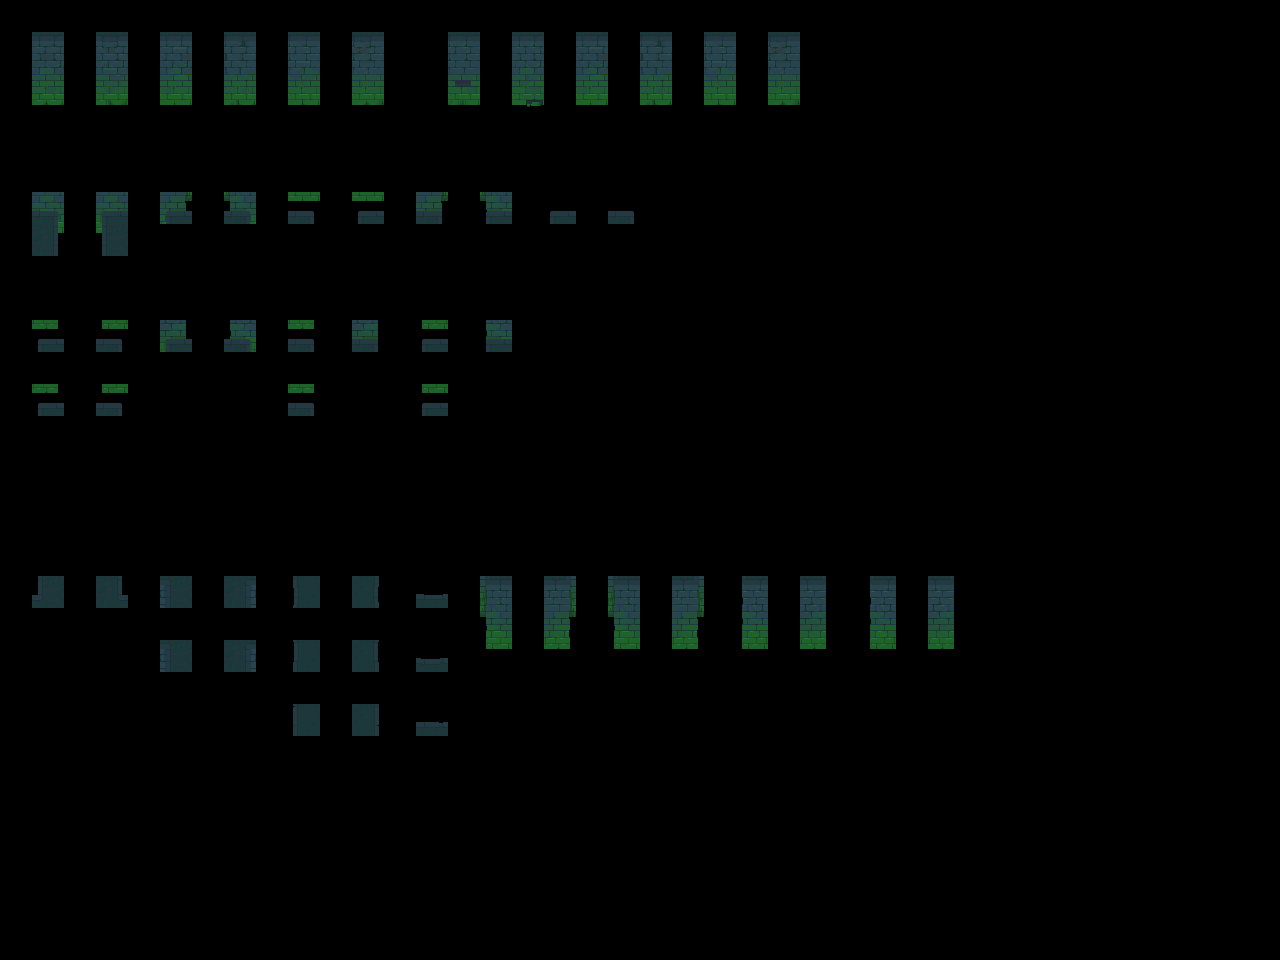

A level layout from a 2D game, rendered from its tile map. Below: a short description, then the map file with its tile-grid data intact:
An orthogonal 40x30 tile map with 32x32 px tiles, 2 tile layers (input_walls, output_walls) and 5 objects.

<map version="1.9" tiledversion="1.9.2" orientation="orthogonal" renderorder="right-down" width="40" height="30" tilewidth="32" tileheight="32" infinite="0" nextlayerid="4" nextobjectid="7">
 <properties>
  <property name="MatchInOrder" type="bool" value="true" />
 </properties>
 <tileset firstgid="1" source="../tilesets/Sewers-Tileset-wall-2-2-water.tsx" />
 <layer id="1" name="input_walls" width="40" height="30" opacity="0.83">
  <data encoding="csv">
0,0,0,0,0,0,0,0,0,0,0,0,0,0,0,0,0,0,0,0,0,0,0,0,0,0,0,0,0,0,0,0,0,0,0,0,0,0,0,0,
0,67,0,67,0,67,0,67,0,67,0,67,0,0,67,0,67,0,67,0,67,0,67,0,67,0,0,0,0,0,0,0,0,0,0,0,0,0,0,0,
0,83,0,83,0,83,0,83,0,83,0,83,0,0,83,0,83,0,83,0,83,0,83,0,83,0,0,0,0,0,0,0,0,0,0,0,0,0,0,0,
0,99,0,99,0,99,0,99,0,99,0,99,0,0,99,0,99,0,99,0,99,0,99,0,99,0,0,0,0,0,0,0,0,0,0,0,0,0,0,0,
0,0,0,0,0,0,0,0,0,0,0,0,0,0,0,0,0,0,0,0,0,0,0,0,0,0,0,0,0,0,0,0,0,0,0,0,0,0,0,0,
0,0,0,0,0,0,0,0,0,0,0,0,0,0,0,0,0,0,0,0,0,0,0,0,0,0,0,0,0,0,0,0,0,0,0,0,0,0,0,0,
0,6,0,8,0,12,0,44,0,38,0,40,0,58,0,74,0,17,0,21,0,0,0,0,0,0,0,0,0,0,0,0,0,0,0,0,0,0,0,0,
0,22,0,24,0,0,0,0,0,0,0,0,0,0,0,0,0,0,0,0,0,0,0,0,0,0,0,0,0,0,0,0,0,0,0,0,0,0,0,0,
0,0,0,0,0,0,0,0,0,0,0,0,0,0,0,0,0,0,0,0,0,0,0,0,0,0,0,0,0,0,0,0,0,0,0,0,0,0,0,0,
0,0,0,0,0,0,0,0,0,0,0,0,0,0,0,0,0,0,0,0,0,0,0,0,0,0,0,0,0,0,0,0,0,0,0,0,0,0,0,0,
0,76,0,108,0,109,0,125,0,102,0,118,0,104,0,120,0,0,0,0,0,0,0,0,0,0,0,0,0,0,0,0,0,0,0,0,0,0,0,0,
0,0,0,0,0,0,0,0,0,0,0,0,0,0,0,0,0,0,0,0,0,0,0,0,0,0,0,0,0,0,0,0,0,0,0,0,0,0,0,0,
0,30,0,29,0,0,0,0,0,13,0,0,0,15,0,0,0,0,0,0,0,0,0,0,0,0,0,0,0,0,0,0,0,0,0,0,0,0,0,0,
0,0,0,0,0,0,0,0,0,0,0,0,0,0,0,0,0,0,0,0,0,0,0,0,0,0,0,0,0,0,0,0,0,0,0,0,0,0,0,0,
0,0,0,0,0,0,0,0,0,0,0,0,0,0,0,0,0,0,0,0,0,0,0,0,0,0,0,0,0,0,0,0,0,0,0,0,0,0,0,0,
0,0,0,0,0,0,0,0,0,0,0,0,0,0,0,0,0,0,0,0,0,0,0,0,0,0,0,0,0,0,0,0,0,0,0,0,0,0,0,0,
0,0,0,0,0,0,0,0,0,0,0,0,0,0,0,0,0,0,0,0,0,0,0,0,0,0,0,0,0,0,0,0,0,0,0,0,0,0,0,0,
0,0,0,0,0,0,0,0,0,0,0,0,0,0,0,0,0,0,0,0,0,0,0,0,0,0,0,0,0,0,0,0,0,0,0,0,0,0,0,0,
0,18,0,20,0,50,0,52,0,33,0,37,0,3,0,66,0,68,0,66,0,68,0,49,0,53,0,49,0,53,0,0,0,0,0,0,0,0,0,0,
0,0,0,0,0,0,0,0,0,0,0,0,0,0,0,82,0,84,0,82,0,84,0,65,0,69,0,65,0,69,0,0,0,0,0,0,0,0,0,0,
0,0,0,0,0,50,0,52,0,33,0,37,0,3,0,98,0,100,0,98,0,100,0,81,0,85,0,81,0,85,0,0,0,0,0,0,0,0,0,0,
0,0,0,0,0,0,0,0,0,0,0,0,0,0,0,0,0,0,0,0,0,0,0,0,0,0,0,0,0,0,0,0,0,0,0,0,0,0,0,0,
0,0,0,0,0,0,0,0,0,33,0,37,0,3,0,0,0,0,0,0,0,0,0,0,0,0,0,0,0,0,0,0,0,0,0,0,0,0,0,0,
0,0,0,0,0,0,0,0,0,0,0,0,0,0,0,0,0,0,0,0,0,0,0,0,0,0,0,0,0,0,0,0,0,0,0,0,0,0,0,0,
0,0,0,0,0,0,0,0,0,0,0,0,0,0,0,0,0,0,0,0,0,0,0,0,0,0,0,0,0,0,0,0,0,0,0,0,0,0,0,0,
0,0,0,0,0,0,0,0,0,0,0,0,0,0,0,0,0,0,0,0,0,0,0,0,0,0,0,0,0,0,0,0,0,0,0,0,0,0,0,0,
0,0,0,0,0,0,0,0,0,0,0,0,0,0,0,0,0,0,0,0,0,0,0,0,0,0,0,0,0,0,0,0,0,0,0,0,0,0,0,0,
0,0,0,0,0,0,0,0,0,0,0,0,0,0,0,0,0,0,0,0,0,0,0,0,0,0,0,0,0,0,0,0,0,0,0,0,0,0,0,0,
0,0,0,0,0,0,0,0,0,0,0,0,0,0,0,0,0,0,0,0,0,0,0,0,0,0,0,0,0,0,0,0,0,0,0,0,0,0,0,0,
0,0,0,0,0,0,0,0,0,0,0,0,0,0,0,0,0,0,0,0,0,0,0,0,0,0,0,0,0,0,0,0,0,0,0,0,0,0,0,0
</data>
 </layer>
 <layer id="2" name="output_walls" width="40" height="30">
  <data encoding="csv">
0,0,0,0,0,0,0,0,0,0,0,0,0,0,0,0,0,0,0,0,0,0,0,0,0,0,0,0,0,0,0,0,0,0,0,0,0,0,0,0,
0,145,0,146,0,147,0,148,0,149,0,150,0,0,152,0,153,0,154,0,155,0,156,0,157,0,0,0,0,0,0,0,0,0,0,0,0,0,0,0,
0,161,0,162,0,163,0,164,0,165,0,166,0,0,168,0,169,0,170,0,171,0,172,0,173,0,0,0,0,0,0,0,0,0,0,0,0,0,0,0,
0,177,0,178,0,179,0,180,0,181,0,182,0,0,184,0,185,0,186,0,187,0,188,0,189,0,0,0,0,0,0,0,0,0,0,0,0,0,0,0,
0,0,0,0,0,0,0,0,0,0,0,0,0,0,0,0,0,0,0,0,0,0,0,0,0,0,0,0,0,0,0,0,0,0,0,0,0,0,0,0,
0,0,0,0,0,0,0,0,0,0,0,0,0,0,0,0,0,0,0,0,0,0,0,0,0,0,0,0,0,0,0,0,0,0,0,0,0,0,0,0,
0,7,0,9,0,28,0,60,0,39,0,41,0,59,0,75,0,2,0,4,0,0,0,0,0,0,0,0,0,0,0,0,0,0,0,0,0,0,0,0,
0,23,0,25,0,0,0,0,0,0,0,0,0,0,0,0,0,0,0,0,0,0,0,0,0,0,0,0,0,0,0,0,0,0,0,0,0,0,0,0,
0,0,0,0,0,0,0,0,0,0,0,0,0,0,0,0,0,0,0,0,0,0,0,0,0,0,0,0,0,0,0,0,0,0,0,0,0,0,0,0,
0,0,0,0,0,0,0,0,0,0,0,0,0,0,0,0,0,0,0,0,0,0,0,0,0,0,0,0,0,0,0,0,0,0,0,0,0,0,0,0,
0,92,0,124,0,110,0,126,0,103,0,119,0,105,0,121,0,0,0,0,0,0,0,0,0,0,0,0,0,0,0,0,0,0,0,0,0,0,0,0,
0,0,0,0,0,0,0,0,0,0,0,0,0,0,0,0,0,0,0,0,0,0,0,0,0,0,0,0,0,0,0,0,0,0,0,0,0,0,0,0,
0,46,0,45,0,0,0,0,0,14,0,0,0,16,0,0,0,0,0,0,0,0,0,0,0,0,0,0,0,0,0,0,0,0,0,0,0,0,0,0,
0,0,0,0,0,0,0,0,0,0,0,0,0,0,0,0,0,0,0,0,0,0,0,0,0,0,0,0,0,0,0,0,0,0,0,0,0,0,0,0,
0,0,0,0,0,0,0,0,0,0,0,0,0,0,0,0,0,0,0,0,0,0,0,0,0,0,0,0,0,0,0,0,0,0,0,0,0,0,0,0,
0,0,0,0,0,0,0,0,0,0,0,0,0,0,0,0,0,0,0,0,0,0,0,0,0,0,0,0,0,0,0,0,0,0,0,0,0,0,0,0,
0,0,0,0,0,0,0,0,0,0,0,0,0,0,0,0,0,0,0,0,0,0,0,0,0,0,0,0,0,0,0,0,0,0,0,0,0,0,0,0,
0,0,0,0,0,0,0,0,0,0,0,0,0,0,0,0,0,0,0,0,0,0,0,0,0,0,0,0,0,0,0,0,0,0,0,0,0,0,0,0,
0,193,0,194,0,209,0,210,0,195,0,196,0,197,0,198,0,199,0,200,0,201,0,202,0,203,0,204,0,205,0,0,0,0,0,0,0,0,0,0,
0,0,0,0,0,0,0,0,0,0,0,0,0,0,0,214,0,215,0,216,0,217,0,218,0,219,0,220,0,221,0,0,0,0,0,0,0,0,0,0,
0,0,0,0,0,225,0,226,0,211,0,212,0,213,0,230,0,231,0,232,0,233,0,234,0,235,0,236,0,237,0,0,0,0,0,0,0,0,0,0,
0,0,0,0,0,0,0,0,0,0,0,0,0,0,0,0,0,0,0,0,0,0,0,0,0,0,0,0,0,0,0,0,0,0,0,0,0,0,0,0,
0,0,0,0,0,0,0,0,0,227,0,228,0,229,0,0,0,0,0,0,0,0,0,0,0,0,0,0,0,0,0,0,0,0,0,0,0,0,0,0,
0,0,0,0,0,0,0,0,0,0,0,0,0,0,0,0,0,0,0,0,0,0,0,0,0,0,0,0,0,0,0,0,0,0,0,0,0,0,0,0,
0,0,0,0,0,0,0,0,0,0,0,0,0,0,0,0,0,0,0,0,0,0,0,0,0,0,0,0,0,0,0,0,0,0,0,0,0,0,0,0,
0,0,0,0,0,0,0,0,0,0,0,0,0,0,0,0,0,0,0,0,0,0,0,0,0,0,0,0,0,0,0,0,0,0,0,0,0,0,0,0,
0,0,0,0,0,0,0,0,0,0,0,0,0,0,0,0,0,0,0,0,0,0,0,0,0,0,0,0,0,0,0,0,0,0,0,0,0,0,0,0,
0,0,0,0,0,0,0,0,0,0,0,0,0,0,0,0,0,0,0,0,0,0,0,0,0,0,0,0,0,0,0,0,0,0,0,0,0,0,0,0,
0,0,0,0,0,0,0,0,0,0,0,0,0,0,0,0,0,0,0,0,0,0,0,0,0,0,0,0,0,0,0,0,0,0,0,0,0,0,0,0,
0,0,0,0,0,0,0,0,0,0,0,0,0,0,0,0,0,0,0,0,0,0,0,0,0,0,0,0,0,0,0,0,0,0,0,0,0,0,0,0
</data>
 </layer>
 <objectgroup id="3" name="rule_options" offsetx="-10.6667" offsety="-16.6667">
  <object id="1" x="22" y="28" width="131" height="124.667">
   <properties>
    <property name="Disabled" type="bool" value="false" />
    <property name="Probability" type="float" value="0.4" />
   </properties>
  </object>
  <object id="2" x="28" y="180.667" width="917.333" height="320">
   <properties>
    <property name="Disabled" type="bool" value="false" />
    <property name="Probability" type="float" value="0.25" />
   </properties>
  </object>
  <object id="4" x="29.6667" y="568.333" width="955" height="205">
   <properties>
    <property name="Probability" type="float" value="0.25" />
   </properties>
  </object>
  <object id="5" x="448.667" y="28.6667" width="497" height="129">
   <properties>
    <property name="Probability" type="float" value="0.15" />
   </properties>
  </object>
  <object id="6" x="162.667" y="29" width="243.333" height="123.667">
   <properties>
    <property name="Probability" type="float" value="0.25" />
   </properties>
  </object>
 </objectgroup>
</map>
